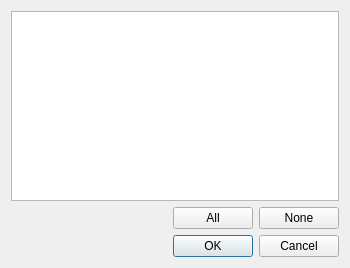
<?xml version="1.0" encoding="UTF-8"?>
<ui version="4.0">
 <class>ParameterChooser</class>
 <widget class="QDialog" name="ParameterChooser">
  <property name="geometry">
   <rect>
    <x>0</x>
    <y>0</y>
    <width>350</width>
    <height>268</height>
   </rect>
  </property>
  <property name="windowTitle">
   <string>Select Parameter</string>
  </property>
  <layout class="QVBoxLayout" name="verticalLayout">
   <item>
    <widget class="QListWidget" name="listWidget">
     <property name="dragEnabled">
      <bool>false</bool>
     </property>
     <property name="selectionMode">
      <enum>QAbstractItemView::MultiSelection</enum>
     </property>
     <property name="sortingEnabled">
      <bool>true</bool>
     </property>
    </widget>
   </item>
   <item>
    <layout class="QHBoxLayout" name="horizontalLayout">
     <item>
      <spacer name="horizontalSpacer">
       <property name="orientation">
        <enum>Qt::Horizontal</enum>
       </property>
       <property name="sizeType">
        <enum>QSizePolicy::Expanding</enum>
       </property>
       <property name="sizeHint" stdset="0">
        <size>
         <width>40</width>
         <height>20</height>
        </size>
       </property>
      </spacer>
     </item>
     <item>
      <widget class="QPushButton" name="b_all">
       <property name="sizePolicy">
        <sizepolicy hsizetype="Fixed" vsizetype="Fixed">
         <horstretch>0</horstretch>
         <verstretch>0</verstretch>
        </sizepolicy>
       </property>
       <property name="maximumSize">
        <size>
         <width>16777215</width>
         <height>16777215</height>
        </size>
       </property>
       <property name="text">
        <string>All</string>
       </property>
      </widget>
     </item>
     <item>
      <widget class="QPushButton" name="b_nothing">
       <property name="maximumSize">
        <size>
         <width>16777215</width>
         <height>16777215</height>
        </size>
       </property>
       <property name="text">
        <string>None</string>
       </property>
      </widget>
     </item>
    </layout>
   </item>
   <item>
    <widget class="QDialogButtonBox" name="buttonBox">
     <property name="standardButtons">
      <set>QDialogButtonBox::Cancel|QDialogButtonBox::Ok</set>
     </property>
    </widget>
   </item>
  </layout>
 </widget>
 <resources/>
 <connections>
  <connection>
   <sender>b_all</sender>
   <signal>clicked()</signal>
   <receiver>listWidget</receiver>
   <slot>selectAll()</slot>
   <hints>
    <hint type="sourcelabel">
     <x>284</x>
     <y>352</y>
    </hint>
    <hint type="destinationlabel">
     <x>180</x>
     <y>170</y>
    </hint>
   </hints>
  </connection>
  <connection>
   <sender>b_nothing</sender>
   <signal>clicked()</signal>
   <receiver>listWidget</receiver>
   <slot>clearSelection()</slot>
   <hints>
    <hint type="sourcelabel">
     <x>330</x>
     <y>352</y>
    </hint>
    <hint type="destinationlabel">
     <x>180</x>
     <y>170</y>
    </hint>
   </hints>
  </connection>
 </connections>
</ui>
